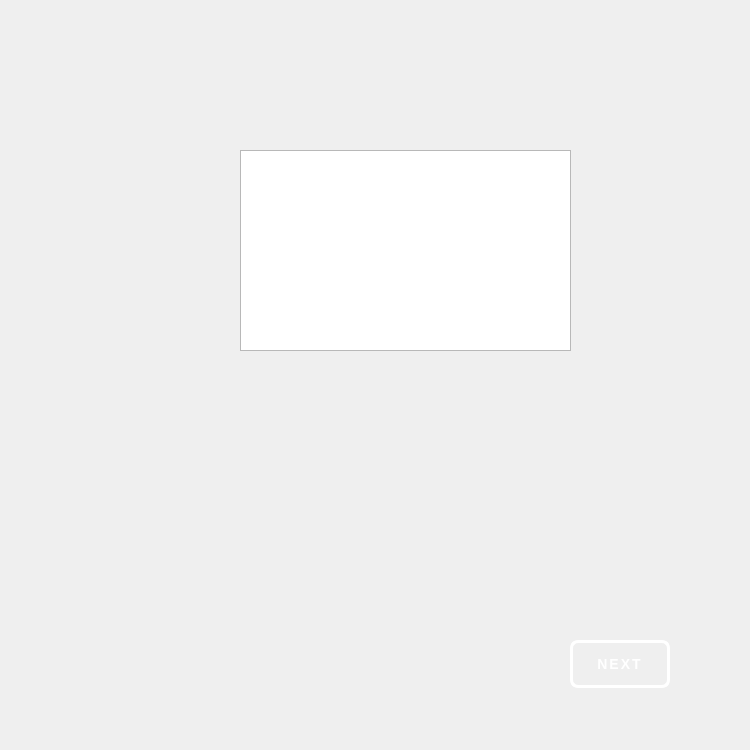
<?xml version="1.0" encoding="UTF-8"?>
<ui version="4.0">
 <class>TerminologyScreen</class>
 <widget class="QDialog" name="TerminologyScreen">
  <property name="geometry">
   <rect>
    <x>0</x>
    <y>0</y>
    <width>750</width>
    <height>750</height>
   </rect>
  </property>
  <property name="windowTitle">
   <string>Dialog</string>
  </property>
  <widget class="QTextBrowser" name="textBox">
   <property name="geometry">
    <rect>
     <x>240</x>
     <y>150</y>
     <width>331</width>
     <height>201</height>
    </rect>
   </property>
   <property name="font">
    <font>
     <family>.AppleSystemUIFont</family>
    </font>
   </property>
   <property name="verticalScrollBarPolicy">
    <enum>Qt::ScrollBarPolicy::ScrollBarAlwaysOff</enum>
   </property>
   <property name="sizeAdjustPolicy">
    <enum>QAbstractScrollArea::SizeAdjustPolicy::AdjustIgnored</enum>
   </property>
  </widget>
  <widget class="QLabel" name="jonny">
   <property name="geometry">
    <rect>
     <x>-80</x>
     <y>250</y>
     <width>500</width>
     <height>500</height>
    </rect>
   </property>
   <property name="text">
    <string/>
   </property>
   <property name="pixmap">
    <pixmap resource="ShredGnarResources.qrc">:/jonnySprites/a9_Resources/jonnySprites/JonnyStandingRight.png</pixmap>
   </property>
   <property name="scaledContents">
    <bool>true</bool>
   </property>
  </widget>
  <widget class="QLabel" name="background">
   <property name="geometry">
    <rect>
     <x>0</x>
     <y>0</y>
     <width>750</width>
     <height>750</height>
    </rect>
   </property>
   <property name="sizePolicy">
    <sizepolicy hsizetype="Minimum" vsizetype="Minimum">
     <horstretch>0</horstretch>
     <verstretch>0</verstretch>
    </sizepolicy>
   </property>
   <property name="minimumSize">
    <size>
     <width>750</width>
     <height>750</height>
    </size>
   </property>
   <property name="text">
    <string/>
   </property>
   <property name="pixmap">
    <pixmap resource="ShredGnarResources.qrc">:/backgroundSprites/a9_Resources/backgroundResources/SkiShop.png</pixmap>
   </property>
   <property name="scaledContents">
    <bool>true</bool>
   </property>
  </widget>
  <widget class="QLabel" name="speechBubble">
   <property name="geometry">
    <rect>
     <x>210</x>
     <y>120</y>
     <width>380</width>
     <height>300</height>
    </rect>
   </property>
   <property name="text">
    <string/>
   </property>
   <property name="pixmap">
    <pixmap resource="ShredGnarResources.qrc">:/backgroundSprites/a9_Resources/jonnySprites/DialogueLargeRight.png</pixmap>
   </property>
   <property name="scaledContents">
    <bool>true</bool>
   </property>
  </widget>
  <widget class="QLabel" name="diagram">
   <property name="geometry">
    <rect>
     <x>270</x>
     <y>280</y>
     <width>450</width>
     <height>450</height>
    </rect>
   </property>
   <property name="text">
    <string/>
   </property>
   <property name="pixmap">
    <pixmap resource="ShredGnarResources.qrc">:/skiSprites/a9_Resources/skiSprites/DiagramSki.png</pixmap>
   </property>
   <property name="scaledContents">
    <bool>true</bool>
   </property>
  </widget>
  <widget class="QPushButton" name="nextButton">
   <property name="geometry">
    <rect>
     <x>570</x>
     <y>640</y>
     <width>100</width>
     <height>48</height>
    </rect>
   </property>
   <property name="styleSheet">
    <string notr="true">QPushButton#nextButton {
    /* Text */
    color: #FFFFFF;
    font-family: &quot;Press Start 2P&quot;, &quot;Pixel Arial 11&quot;, &quot;Monospace&quot;;
    font-weight: bold;
    font-size: 14px;
    letter-spacing: 2px;

    /* Size / padding – slightly shorter than startButton */
    padding: 6px 16px;      /* was 28px horizontally */
    min-height: 30px;

    /* Button body – same navy gradient */
    background-color: qlineargradient(
        x1:0, y1:0, x2:0, y2:1,
        stop:0 #243764,
        stop:1 #1B2C56
    );

    /* White outline */
    border-style: solid;
    border-width: 3px;
    border-color: #FFFFFF;
    border-radius: 8px;

    outline: none;
}

QPushButton#nextButton:hover {
    background-color: qlineargradient(
        x1:0, y1:0, x2:0, y2:1,
        stop:0 #2c447b,
        stop:1 #243764
    );
}

QPushButton#nextButton:pressed {
    background-color: #111B33;
    padding-top: 8px;
    padding-bottom: 4px;
}</string>
   </property>
   <property name="text">
    <string>NEXT</string>
   </property>
  </widget>
  <zorder>background</zorder>
  <zorder>speechBubble</zorder>
  <zorder>textBox</zorder>
  <zorder>jonny</zorder>
  <zorder>diagram</zorder>
  <zorder>nextButton</zorder>
 </widget>
 <resources>
  <include location="ShredGnarResources.qrc"/>
 </resources>
 <connections/>
</ui>
